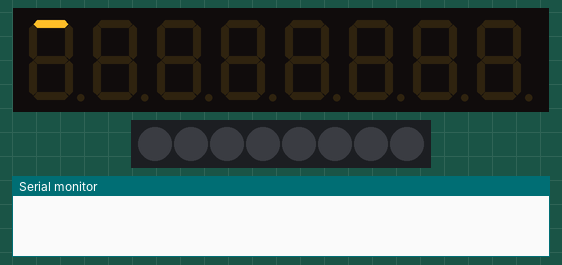
Bench run of a sketch on a simulated Arduino Uno, built with avr-gcc and run on an emulated ATmega328P. On the bench: 8-digit seven-segment display, 8 RGB LEDs in strip order, left to right, the last lines printed to the serial monitor. Wiring (inferred from the names in the program): TM1638 display and keys: STB pin 7; clock pin 9; DIO pin 8.

Above: at 0.06 s.
At 5.06 s:
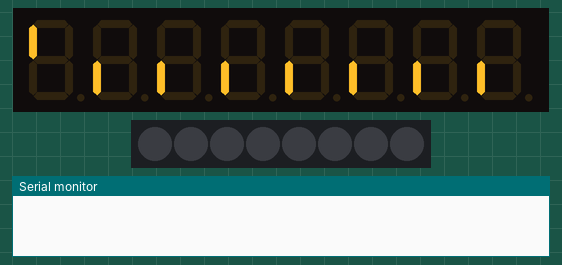
At 10.1 s:
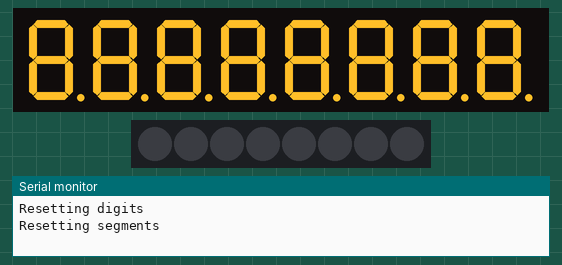
At 16.31 s:
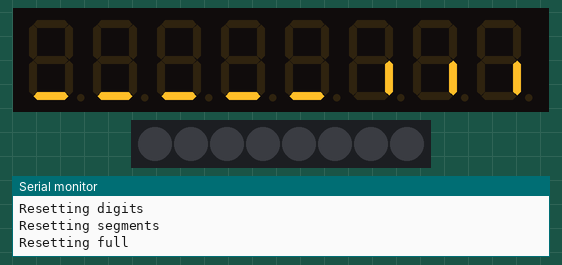
At 22.57 s:
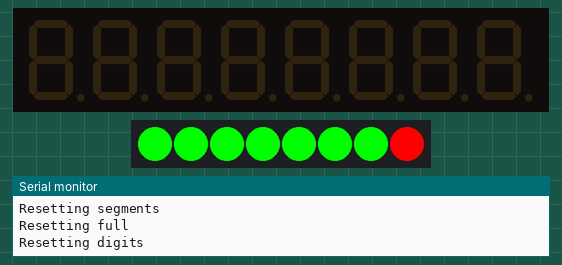
At 36.8 s:
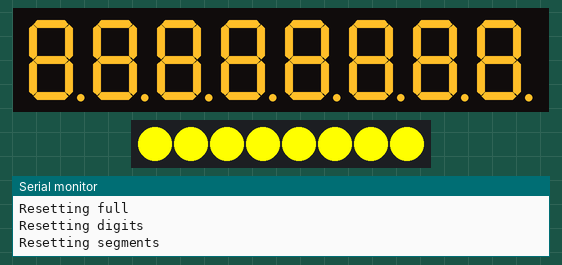
Timing chart, 0 to 39.8 s (numbered marks = the images above):
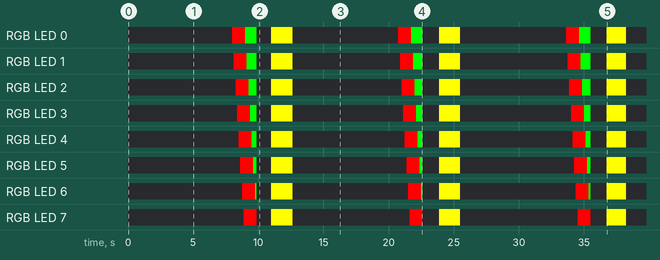

The sketch:

tm1638.ino
```cpp
/*
    A simple, non blocking animation, to test the TM1638 with a custom display
    No libraries are needed

    Paolo Loberto - @mrloba81
*/
const uint8_t strobe = 7;
const uint8_t clock = 9;
const uint8_t data = 8;

uint8_t digit = 0x01;
uint8_t segAddr = 0x00;

unsigned long lastTimeCheck = 0;
unsigned long currMillis;

enum stateEnum {
  DIGITS = 0,
  BARS = 1,
  FULL = 2
};
stateEnum state = DIGITS;

void sendCommand(uint8_t value)
{
  digitalWrite(strobe, LOW);
  shiftOut(data, clock, LSBFIRST, value);
  digitalWrite(strobe, HIGH);
}

void setSegment(uint8_t segAddr, uint8_t digit)
{
  digitalWrite(strobe, LOW);
  shiftOut(data, clock, LSBFIRST, 0xC0 | segAddr); // segment
  shiftOut(data, clock, LSBFIRST, digit); //digit
  digitalWrite(strobe, HIGH);
}

void reset()
{
  sendCommand(0x40); // set auto increment mode

  digitalWrite(strobe, LOW);
  shiftOut(data, clock, LSBFIRST, 0xc0);   // set starting address to 0
  for(uint8_t i = 0; i < 16; i++)
  {
    shiftOut(data, clock, LSBFIRST, 0x00);
  }
  digitalWrite(strobe, HIGH);
}

void setup()
{
  Serial.begin(9600);

  pinMode(strobe, OUTPUT);
  pinMode(clock, OUTPUT);
  pinMode(data, OUTPUT);

  // Display control command 0x80
  sendCommand(0x80 | 8 | 0); // 8 -> display on | 0 -> duty cycle 1/16 (set the brightness to the minimum value)
  reset();
}

void testDigitsSegments()
{
  setSegment(segAddr, digit);
  segAddr += 2;

  if (segAddr > 0x0E) {
    digit = digit << 1;
    segAddr = 0x00;
  }

  if (digit == 0) {
    Serial.println("Resetting digits");
    reset();
    digit = 0x01;
    segAddr = 0x01;
    state = BARS;
  }
}

void testBarSegments()
{
  setSegment(segAddr, digit);
  segAddr += 2;

  if (segAddr > 0x0F) {
    digit = digit << 1;
    segAddr = 0x01;
  }

  if (digit > 2) {
    Serial.println("Resetting segments");
    reset();
    digit = 0x01;
    segAddr = 0x00;
    state = FULL;
  }
}

void testFull()
{
  static uint8_t localState = 0;
  static unsigned long localTimeCheck = 0;

  if (localState == 0)
  {
    setSegment(0xC0 | 0x00, 255);
    setSegment(0xC0 | 0x02, 255);
    setSegment(0xC0 | 0x04, 255);
    setSegment(0xC0 | 0x06, 255);
    setSegment(0xC0 | 0x08, 255);
    setSegment(0xC0 | 0x0A, 255);
    setSegment(0xC0 | 0x0C, 255);
    setSegment(0xC0 | 0x0E, 255);
    localState = 1;
    localTimeCheck = millis();
  }
  else if (localState == 1 && (currMillis - localTimeCheck) >= 1000)
  {
    setSegment(0xC0 | 0x01, 3);
    setSegment(0xC0 | 0x03, 3);
    setSegment(0xC0 | 0x05, 3);
    setSegment(0xC0 | 0x07, 3);
    setSegment(0xC0 | 0x09, 3);
    setSegment(0xC0 | 0x0B, 3);
    setSegment(0xC0 | 0x0D, 3);
    setSegment(0xC0 | 0x0F, 3);
    localState = 3;
    localTimeCheck = millis();
  }
  else if (localState == 3 && (currMillis - localTimeCheck) >= 1500)
  {
    Serial.println("Resetting full");
    reset();
    localState = 0;
    state = DIGITS;
    digit = 0x01;
    segAddr = 0x00;
    localTimeCheck = millis();
  }
}

void loop()
{
  sendCommand(0x44);  // set single address

  currMillis = millis();

  if (currMillis - lastTimeCheck >= 125 || lastTimeCheck == 0)
  {
    if (state == DIGITS)
      testDigitsSegments();
    else if (state == BARS)
      testBarSegments();
    else if (state == FULL)
      testFull();

    lastTimeCheck = currMillis;
  }
}
```

Measured:
- by itself, RGB LED 0: repeats every 12.8 s: RGB(0, 255, 0) 0.88 s, off 1.1 s, RGB(255, 255, 0) 1.6 s, off 8.1 s, RGB(255, 0, 0) 1.0 s
- by itself, RGB LED 1: repeats every 12.8 s: RGB(0, 255, 0) 0.75 s, off 1.1 s, RGB(255, 255, 0) 1.6 s, off 8.2 s, RGB(255, 0, 0) 1.0 s
- by itself, RGB LED 2: repeats every 12.8 s: RGB(0, 255, 0) 0.63 s, off 1.1 s, RGB(255, 255, 0) 1.6 s, off 8.4 s, RGB(255, 0, 0) 1.0 s
- by itself, RGB LED 3: repeats every 12.8 s: RGB(0, 255, 0) 0.50 s, off 1.1 s, RGB(255, 255, 0) 1.6 s, off 8.5 s, RGB(255, 0, 0) 1.0 s
- by itself, RGB LED 4: repeats every 12.8 s: RGB(0, 255, 0) 0.38 s, off 1.1 s, RGB(255, 255, 0) 1.6 s, off 8.6 s, RGB(255, 0, 0) 1.0 s
- by itself, RGB LED 5: repeats every 12.8 s: RGB(0, 255, 0) 0.25 s, off 1.1 s, RGB(255, 255, 0) 1.6 s, off 8.7 s, RGB(255, 0, 0) 1.0 s
- by itself, RGB LED 6: repeats every 12.8 s: RGB(0, 255, 0) 0.13 s, off 1.1 s, RGB(255, 255, 0) 1.6 s, off 8.9 s, RGB(255, 0, 0) 1.0 s
- by itself, RGB LED 7: repeats every 12.8 s: off 1.1 s, RGB(255, 255, 0) 1.6 s, off 9.0 s, RGB(255, 0, 0) 1.0 s
